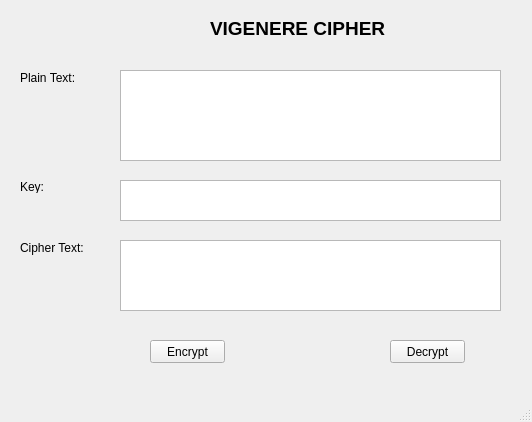
<?xml version="1.0" encoding="UTF-8"?>
<ui version="4.0">
 <class>MainWindow</class>
 <widget class="QMainWindow" name="MainWindow">
  <property name="geometry">
   <rect>
    <x>0</x>
    <y>0</y>
    <width>532</width>
    <height>422</height>
   </rect>
  </property>
  <property name="windowTitle">
   <string>MainWindow</string>
  </property>
  <widget class="QWidget" name="centralwidget">
   <widget class="QPlainTextEdit" name="txt_plain_text">
    <property name="geometry">
     <rect>
      <x>120</x>
      <y>70</y>
      <width>381</width>
      <height>91</height>
     </rect>
    </property>
   </widget>
   <widget class="QPlainTextEdit" name="txt_cipher_text">
    <property name="geometry">
     <rect>
      <x>120</x>
      <y>240</y>
      <width>381</width>
      <height>71</height>
     </rect>
    </property>
   </widget>
   <widget class="QTextEdit" name="txt_key">
    <property name="geometry">
     <rect>
      <x>120</x>
      <y>180</y>
      <width>381</width>
      <height>41</height>
     </rect>
    </property>
   </widget>
   <widget class="QLabel" name="Plain">
    <property name="geometry">
     <rect>
      <x>20</x>
      <y>70</y>
      <width>61</width>
      <height>16</height>
     </rect>
    </property>
    <property name="text">
     <string>Plain Text:</string>
    </property>
   </widget>
   <widget class="QLabel" name="Key">
    <property name="geometry">
     <rect>
      <x>20</x>
      <y>180</y>
      <width>47</width>
      <height>13</height>
     </rect>
    </property>
    <property name="text">
     <string>Key:</string>
    </property>
   </widget>
   <widget class="QLabel" name="Cipher">
    <property name="geometry">
     <rect>
      <x>20</x>
      <y>240</y>
      <width>71</width>
      <height>16</height>
     </rect>
    </property>
    <property name="text">
     <string>Cipher Text:</string>
    </property>
   </widget>
   <widget class="QLabel" name="label_4">
    <property name="geometry">
     <rect>
      <x>210</x>
      <y>20</y>
      <width>201</width>
      <height>16</height>
     </rect>
    </property>
    <property name="font">
     <font>
      <pointsize>14</pointsize>
      <weight>75</weight>
      <bold>true</bold>
     </font>
    </property>
    <property name="text">
     <string>VIGENERE CIPHER</string>
    </property>
   </widget>
   <widget class="QPushButton" name="btn_encrypt">
    <property name="geometry">
     <rect>
      <x>150</x>
      <y>340</y>
      <width>75</width>
      <height>23</height>
     </rect>
    </property>
    <property name="text">
     <string>Encrypt</string>
    </property>
   </widget>
   <widget class="QPushButton" name="btn_decrypt">
    <property name="geometry">
     <rect>
      <x>390</x>
      <y>340</y>
      <width>75</width>
      <height>23</height>
     </rect>
    </property>
    <property name="text">
     <string>Decrypt</string>
    </property>
   </widget>
  </widget>
  <widget class="QMenuBar" name="menubar">
   <property name="geometry">
    <rect>
     <x>0</x>
     <y>0</y>
     <width>532</width>
     <height>21</height>
    </rect>
   </property>
  </widget>
  <widget class="QStatusBar" name="statusbar"/>
 </widget>
 <resources/>
 <connections/>
</ui>
